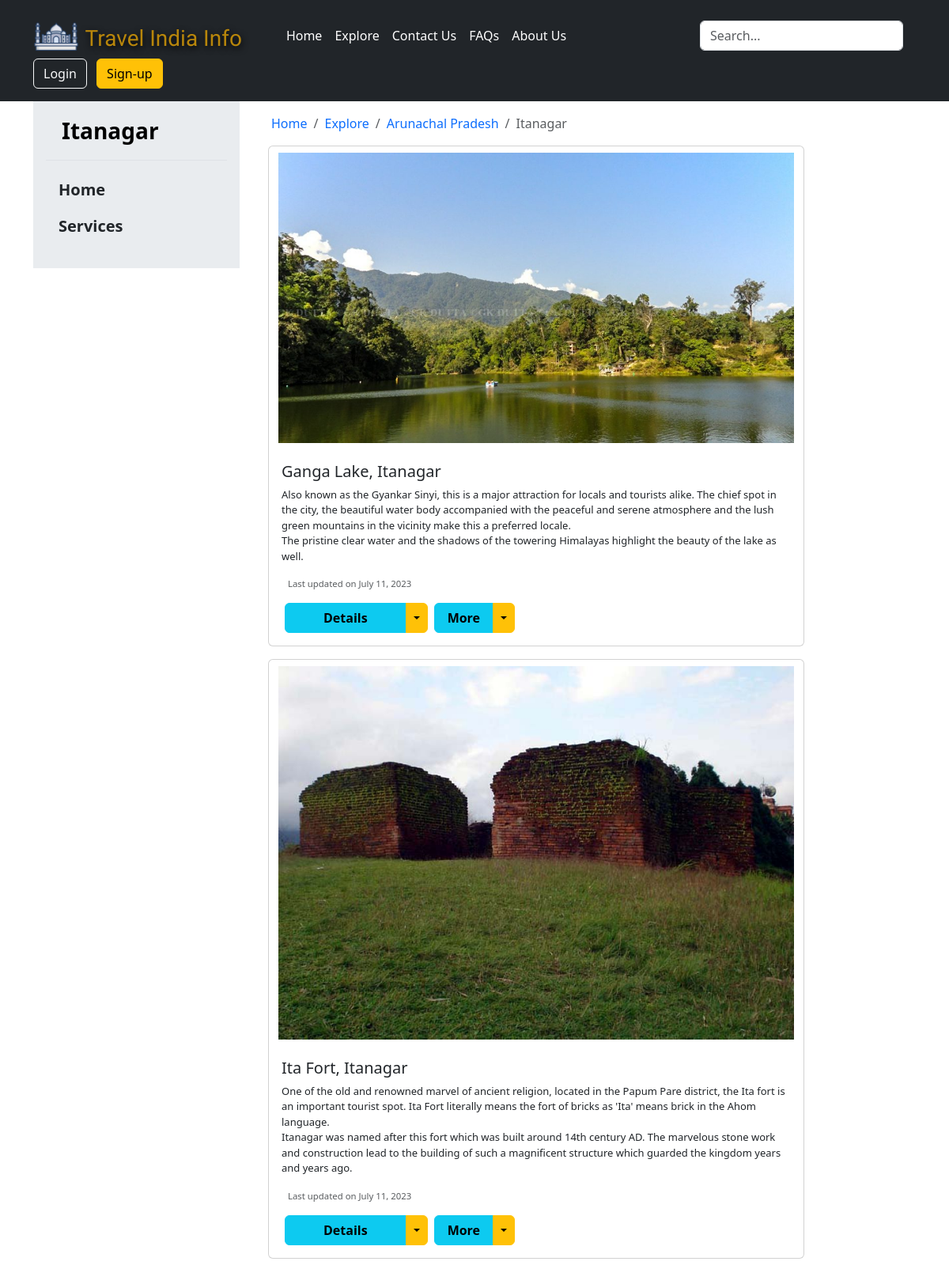
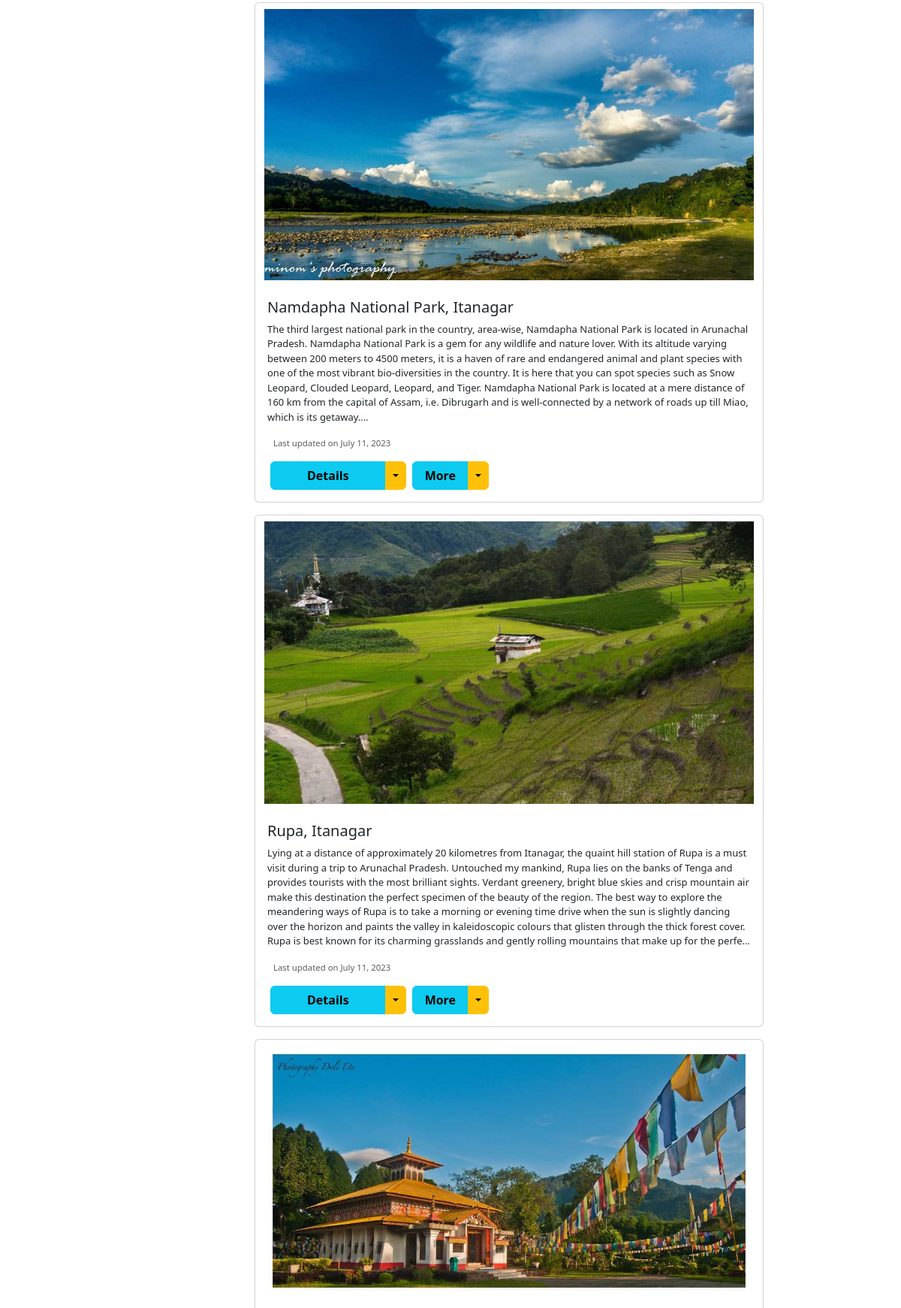
The app's page /itanagar/ (upper part) with its own data (2 pictures, top to bottom).
### Arunachal_Pradesh/models.py (models this page shows, shortened)
class Itanagar(models.Model):
    place_id = models.AutoField(primary_key=True)
    Image = models.ImageField(upload_to="Arunachal_Pradesh/images", default="")
    Place_name = models.CharField(max_length=70)
    Desc = models.TextField(default="")
    state = models.CharField(max_length=70)
    Best_Time = models.CharField(max_length=100, default="")
    Avoid_Time = models.CharField(max_length=100, default="")
    Ideal_Duration = models.CharField(max_length=50, default="")
    Category = models.CharField(max_length=50, default="")
    More = models.TextField(default="")
    Pub_date = models.DateField()

### TIInfo/views.py (the view)
# urls.py: path('itanagar/',views.ITANAGAR,name="itanagar"),
def ITANAGAR(request):
    itanagardata = Itanagar.objects.all()
    data = {'title' : 'Travel India Info | Itanagar',
        "itanagardata" : itanagardata}
    return render(request, "Arunachal-Pradesh/ITANAGAR.html" , data)

### templates/Arunachal-Pradesh/ITANAGAR.html (shortened to what this page needs)
{% extends 'base.html' %}
{% block section %}
<section>
    <div class="container">
        <div class="row">
            <div class="col-lg-3">
                <div class="p-3 bg-body-secondary">
                    <a href="{% url 'itanagar' %}"
                        class="d-flex align-items-center pb-3 mb-3 link-body-emphasis text-decoration-none border-bottom">
                        <svg class="bi pe-none" width="20" height="24"></svg>
                        <span class="fs-3 fw-semibold">Itanagar<br></span>
                    </a>
                    <ul class="list-unstyled ps-0">
                        <li class="mb-1">
                            <button class="btn btn-toggle d-inline-flex align-items-center rounded border-0 collapsed px-3 fs-5 fw-semibold" data-bs-toggle="collapse" data-bs-target="#home-collapse" aria-expanded="false">
                                Home
                            </button>
                        </li>
                        <li class="mb-1">
                            <button class="btn btn-toggle d-inline-flex align-items-center rounded border-0 collapsed px-3 fs-5 fw-semibold" data-bs-toggle="collapse" data-bs-target="#services-collapse" aria-expanded="false">
                                Services
                            </button>
                        </li>
                    </ul>
                </div>
            </div>
            <div class="col-lg-9">
                <nav aria-label="breadcrumb">
                    <ol class="breadcrumb m-3">
                        <li class="breadcrumb-item"><a href="{% url 'homepage' %}" class="text-decoration-none">Home</a></li>
                        <li class="breadcrumb-item"><a href="{% url 'explore' %}" class="text-decoration-none">Explore</a></li>
                        <li class="breadcrumb-item"><a href="{% url 'arunachalpradesh' %}" class="text-decoration-none">Arunachal Pradesh</a></li>
                        <li class="breadcrumb-item active" aria-current="page">Itanagar</li>
                    </ol>
                </nav>
                <div class="container">
                    {% for i in itanagardata %}
                    <div class="card mb-3" style="max-width:84%;">
                        <img src="/media/{{i.Image}}" class="card-img-top my-2 container" alt="Image Error" style="max-width:100%;">
                        <div class="card-body">
                            <h5 class="card-title">{{i.Place_name}}</h5>
                            <p class="card-text" style="font-size: 13px;">
                                {{i.Desc | safe}}
                            </p>
                            <p class="mx-2" style="font-size: 13px;">
                                <small class="text-body-secondary">Last updated on {{i.Pub_date}}</small>
                            </p>
                            <div class="d-flex flex-wrap align-items-center">
                                <div class="btn-group mx-1">
                                    <button type="button" class="btn btn-info px-5 fs-6 fw-semibold mb-2 mb-lg-0">Details</button>
                                    <button type="button" class="btn btn-warning dropdown-toggle dropdown-toggle-split mb-2 mb-lg-0" data-bs-toggle="dropdown" aria-expanded="false">
                                    </button>
                                </div>
                                <div class="btn-group mx-1">
                                    <button type="button" class="btn btn-info px-3 fs-6 fw-semibold">More</button>
                                    <button type="button" class="btn btn-warning dropdown-toggle dropdown-toggle-split" data-bs-toggle="dropdown" aria-expanded="false">
                                    </button>
                                </div>
                            </div>
                        </div>
                    </div>
                    {% endfor %}
                </div>
            </div>
        </div>
    </div>
</section>
{% endblock %}

### static/css/TIstyle.css (style rules this page uses)
.card-text { font-size: 13px; max-height: 200px; overflow-x: hidden; overflow-y: scroll hidden; text-overflow: ellipsis; display:-webkit-box; -webkit-line-clamp: 7; -webkit-box-orient: vertical; }

### records on screen
Itanagar: Image (picture), Place_name "Ganga Lake, Itanagar", Desc "Also known as the Gyankar Sinyi, this is a major attraction for locals and tourists alike. The chief spot in the city, the beautiful water body accompanied with the peaceful and serene atmosphere and the lush green mountains in the vicinity make this a preferred locale. The pristine clear water and the shadows of the towering Himalayas highlight the beauty of the lake as well.", Pub_date "July 11, 2023"
Itanagar: Image (picture), Place_name "Ita Fort, Itanagar", Desc "One of the old and renowned marvel of ancient religion, located in the Papum Pare district, the Ita fort is an important tourist spot. Ita Fort literally means the fort of bricks as 'Ita' means brick in the Ahom language. Itanagar was named after this fort which was built around 14th century AD. The marvelous stone work and construction lead to the building of such a magnificent structure which guarded the kingdom years and years ago.", Pub_date "July 11, 2023"
Itanagar: Image (picture), Place_name "Namdapha National Park, Itanagar", Desc "The third largest national park in the country, area-wise, Namdapha National Park is located in Arunachal Pradesh. Namdapha National Park is a gem for any wildlife and nature lover. With its altitude varying between 200 meters to 4500 meters, it is a haven of rare and endangered animal and plant species with one of the most vibrant bio-diversities in the country. It is here that you can spot species such as Snow Leopard, Clouded Leopard, Leopard, and Tiger. Namdapha National Park is located at a mere distance of 160 km from the capital of Assam, i.e. Dibrugarh and is well-connected by a network of roads up till Miao, which is its getaway.", Pub_date "July 11, 2023"
Itanagar: Image (picture), Place_name "Rupa, Itanagar", Desc "Lying at a distance of approximately 20 kilometres from Itanagar, the quaint hill station of Rupa is a must visit during a trip to Arunachal Pradesh. Untouched my mankind, Rupa lies on the banks of Tenga and provides tourists with the most brilliant sights. Verdant greenery, bright blue skies and crisp mountain air make this destination the perfect specimen of the beauty of the region. The best way to explore the meandering ways of Rupa is to take a morning or evening time drive when the sun is slightly dancing over the horizon and paints the valley in kaleidoscopic colours that glisten through the thick forest cover. Rupa is best known for its charming grasslands and gently rolling…", Pub_date "July 11, 2023"
Itanagar: Image (picture)
